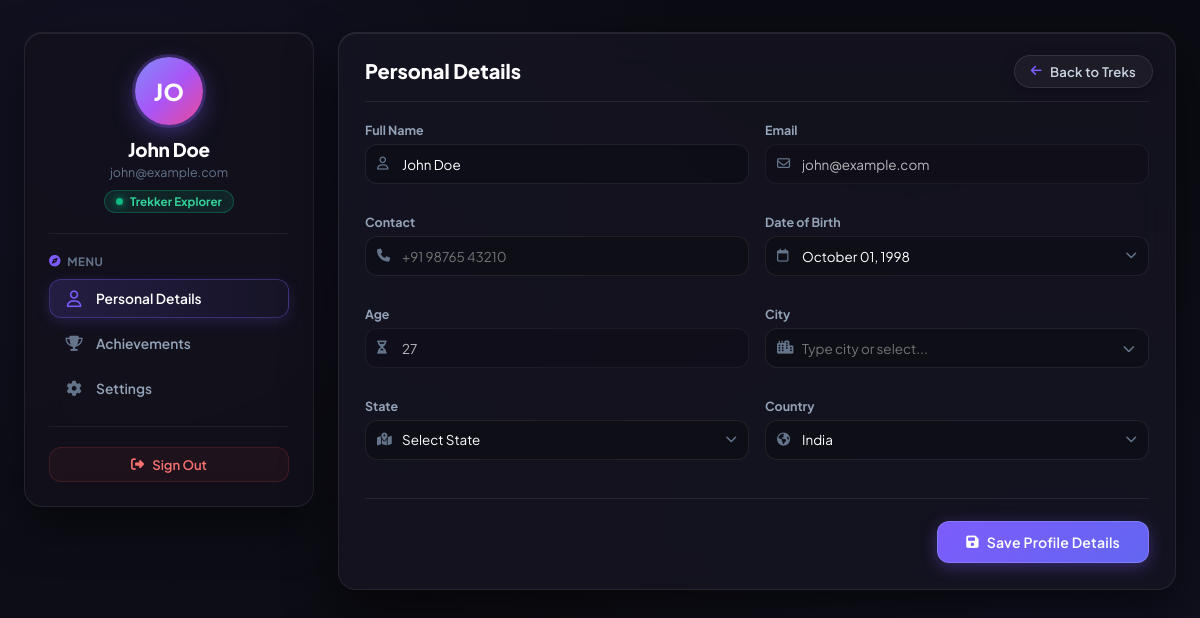
The app's page /dashboard (signed in) with its own data.
### tables this page shows
CREATE TABLE users (
            id INTEGER PRIMARY KEY AUTOINCREMENT,
            name TEXT NOT NULL,
            email TEXT NOT NULL UNIQUE COLLATE NOCASE,
            password_hash TEXT NOT NULL,
            created_at TEXT NOT NULL,
            last_login TEXT
        , phone TEXT, emergency_contact TEXT, blood_group TEXT, location TEXT, experience_level TEXT, bio TEXT, preferred_season TEXT, birthdate TEXT, age TEXT, city TEXT, state TEXT, country TEXT);

### app.py (the view, shortened to what this page needs)
@app.route('/dashboard', methods=['GET', 'POST'])
def dashboard():
    if 'user_id' not in session:
        flash('Please log in to access your dashboard.', 'warning')
        return redirect(url_for('login'))
    user = database.get_user_by_id(session['user_id'])
    if not user:
        session.clear()
        flash('User account not found. Please log in again.', 'danger')
        return redirect(url_for('login'))
    raw_achievements = database.get_user_achievements(user['id'])
    achievements = [enrich_achievement(a) for a in raw_achievements]
    return render_template('dashboard.html', user=user, achievements=achievements, all_treks=treks_data.TREKS_DATA)

### database.py (called while the page is built)
def db_query(query: str, params: tuple = (), fetchone: bool = False, commit: bool = False):
    with sqlite3.connect(DB_PATH) as conn:
        conn.row_factory = sqlite3.Row
        cur = conn.cursor()
        cur.execute(query, params)
        if commit:
            conn.commit()
        return cur.fetchone() if fetchone else cur

def get_user_by_id(user_id: int):
    row = db_query('SELECT * FROM users WHERE id = ?', (user_id,), fetchone=True)
    return dict(row) if row else None

def get_user_achievements(user_id: int):
    rows = db_query('SELECT * FROM user_achievements WHERE user_id = ? ORDER BY COALESCE(start_date, created_at) DESC, id DESC', (user_id,))
    return [dict(r) for r in rows.fetchall()]

### templates/dashboard.html (shortened to what this page needs)
<!DOCTYPE html>
<html lang="en">
<head>
    <link rel="stylesheet" href="https://cdnjs.cloudflare.com/ajax/libs/font-awesome/6.5.1/css/all.min.css">
    <link rel="stylesheet" href="{{ url_for('static', filename='css/style.css') }}">
    <link rel="stylesheet" href="{{ url_for('static', filename='css/treks.css') }}">
</head>
<body class="dark-theme">
    <main class="explorer-container" style="padding-top: 32px; padding-bottom: 80px;">
        <div class="dashboard-two-col-layout" style="display: grid; grid-template-columns: 290px 1fr; gap: 24px; align-items: start; margin: 0;">
            <aside class="dashboard-sidebar">
                <div class="sidebar-user-card">
                    <div class="sidebar-avatar">
                        {{ user.name[:2].upper() }}
                    </div>
                    <h3 class="sidebar-user-name">{{ user.name }}</h3>
                    <span class="sidebar-user-email">{{ user.email }}</span>
                    <div class="sidebar-user-badge">
                        <span class="badge-dot"></span> {{ user.experience_level or 'Trekker Explorer' }}
                    </div>
                </div>
                <div class="sidebar-divider"></div>
                <div style="display: flex; flex-direction: column; gap: 6px;">
                    <label style="font-size: 0.72rem; font-weight: 700; color: var(--text-muted); text-transform: uppercase; letter-spacing: 0.6px; margin-bottom: 4px; display: flex; align-items: center; gap: 6px;">
                        <i class="fa-solid fa-compass" style="color: var(--purple-primary);"></i> Menu
                    </label>
                    <nav class="dashboard-nav-tabs">
                        <button type="button" class="dash-tab-btn active" onclick="switchDashboardTab('personal', this)">
                            <i class="fa-regular fa-user"></i>
                            <span>Personal Details</span>
                        </button>
                        <button type="button" class="dash-tab-btn" onclick="switchDashboardTab('achievements', this)">
                            <i class="fa-solid fa-trophy"></i>
                            <span>Achievements</span>
                        </button>
                        <button type="button" class="dash-tab-btn" onclick="switchDashboardTab('settings', this)">
                            <i class="fa-solid fa-gear"></i>
                            <span>Settings</span>
                        </button>
                    </nav>
                </div>
                <div class="sidebar-divider" style="margin-top: auto;"></div>
                <div class="sidebar-bottom-actions">
                    <a href="{{ url_for('logout') }}" class="btn-dash-action-danger">
                        <i class="fa-solid fa-right-from-bracket"></i> Sign Out
                    </a>
                </div>
            </aside>
            <section class="dashboard-content-panel">
                <a href="{{ url_for('treks') }}" class="dash-corner-back-btn" title="Back to Treks">
                    <i class="fa-solid fa-arrow-left"></i>
                    <span>Back to Treks</span>
                </a>
                <div class="dash-tab-pane active" id="tab-personal">
                    <div class="pane-header">
                        <h3 class="pane-title">Personal Details</h3>
                    </div>
                    <form action="{{ url_for('dashboard') }}" method="POST" class="profile-details-form">
                        <div class="form-grid-2">
                            <div class="dash-form-group">
                                <label class="dash-form-label">Full Name</label>
                                <div class="dash-input-wrap">
                                    <input type="text" name="name" class="dash-input" value="{{ user.name }}" required>
                                    <i class="fa-regular fa-user dash-input-icon"></i>
                                </div>
                            </div>
                            <div class="dash-form-group">
                                <label class="dash-form-label">Email</label>
                                <div class="dash-input-wrap">
                                    <input type="email" class="dash-input" value="{{ user.email }}" disabled style="opacity: 0.7; cursor: not-allowed;">
                                    <i class="fa-regular fa-envelope dash-input-icon"></i>
                                </div>
                            </div>
                            <div class="dash-form-group">
                                <label class="dash-form-label">Contact</label>
                                <div class="dash-input-wrap">
                                    <input type="tel" name="phone" class="dash-input" placeholder="+91 98765 43210" value="{{ user.phone or '' }}">
                                    <i class="fa-solid fa-phone dash-input-icon"></i>
                                </div>
                            </div>
                            <div class="dash-form-group">
                                <label class="dash-form-label">Date of Birth</label>
                                <div class="wheel-picker-container" id="wheelPickerContainer">
                                    <div class="dash-input-wrap">
                                        <input type="text" id="dobDisplayInput" class="dash-input" placeholder="Select Date of Birth" readonly style="cursor: pointer;" onclick="toggleWheelPicker()">
                                        <i class="fa-regular fa-calendar dash-input-icon"></i>
                                        <i class="fa-solid fa-chevron-down wheel-trigger-arrow"></i>
                                    </div>
                                </div>
                            </div>
                            <div class="dash-form-group">
                                <label class="dash-form-label">Age</label>
                                <div class="dash-input-wrap">
                                    <input type="number" name="age" id="ageInput" class="dash-input" placeholder="Auto from DOB" value="{{ user.age or '' }}" readonly style="opacity: 0.7; cursor: not-allowed;">
                                    <i class="fa-solid fa-hourglass-half dash-input-icon"></i>
                                </div>
                            </div>
                            <div class="dash-form-group" style="position: relative;" id="cityComboboxGroup">
                                <label class="dash-form-label">City</label>
                                <div class="dash-input-wrap">
                                    <input type="text" name="city" id="cityInput" class="dash-input" placeholder="Type city or select..." value="{{ user.city or '' }}" autocomplete="off" oninput="handleCityInput(this.value)" onfocus="showCityDropdown()" onkeydown="handleCityKeydown(event)">
                                    <i class="fa-solid fa-city dash-input-icon"></i>
                                    <button type="button" class="btn-city-dropdown-toggle" id="cityToggleBtn" onclick="toggleCityDropdownDirect(event)">
                                        <i class="fa-solid fa-chevron-down"></i>
                                    </button>
                                </div>
                            </div>
                            <div class="dash-form-group">
                                <label class="dash-form-label">State</label>
                                <div class="dash-select-wrap">
                                    <select name="state" id="stateInput" class="dash-select">
                                        <option value="" disabled {{ 'selected' if not user.state }}>Select State</option>
                                    </select>
                                    <i class="fa-solid fa-map-location-dot dash-input-icon"></i>
                                    <i class="fa-solid fa-chevron-down dash-select-arrow"></i>
                                </div>
                            </div>
                            <div class="dash-form-group">
                                <label class="dash-form-label">Country</label>
                                <div class="dash-select-wrap">
                                    <select name="country" id="countryInput" class="dash-select">
                                        <option value="India" {{ 'selected' if user.country in ['India', '', None] }}>India</option>
                                    </select>
                                    <i class="fa-solid fa-earth-americas dash-input-icon"></i>
                                    <i class="fa-solid fa-chevron-down dash-select-arrow"></i>
                                </div>
                            </div>
                        </div>
                        <div class="form-submit-row" style="margin-top: 24px;">
                            <button type="submit" class="btn btn-primary" style="width: auto; padding: 0 28px; height: 42px;">
                                <i class="fa-solid fa-floppy-disk"></i> Save Profile Details
                            </button>
                        </div>
                    </form>
                </div>
            </section>
        </div>
    </main>
</body>
</html>

### static/css/style.css (style rules this page uses)
:root { --bg-main: #0c0d14; --card-bg: rgba(22, 20, 34, 0.85); --card-inner-bg: rgba(32, 29, 48, 0.7); --input-bg: rgba(24, 22, 36, 0.8); --input-border: rgba(255, 255, 255, 0.1); --input-focus: #8b5cf6; --input-focus-ring: rgba(139, 92, 246, 0.25); --text-primary: #ffffff; --text-secondary: #94a3b8; --text-muted: #64748b; --accent-purple: #7c5cfc; --accent-purple-hover: #6c4af5; --accent-purple-gradient: linear-gradient(135deg, #7c5cfc 0%, #6366f1 100%); --accent-link: #a78bfa; --danger: #ef4444; --danger-bg: rgba(239, 68, 68, 0.15); --success: #10b981; --success-bg: rgba(16, 185, 129, 0.15); --radius-sm: 8px; --radius-md: 12px; --radius-lg: 18px; --radius-full: 9999px; --transition: 0.25s cubic-bezier(0.4, 0, 0.2, 1); }
* { margin: 0; padding: 0; box-sizing: border-box; font-family: 'Plus Jakarta Sans', -apple-system, BlinkMacSystemFont, 'Segoe UI', Roboto, sans-serif; }
.btn { height: 42px; border-radius: var(--radius-md); font-size: 0.88rem; font-weight: 600; letter-spacing: 0.2px; cursor: pointer; display: inline-flex; align-items: center; justify-content: center; gap: 8px; border: none; transition: all var(--transition); position: relative; padding: 0 20px; }
.btn-primary { background: var(--accent-purple-gradient); color: #ffffff; border: 1px solid rgba(255, 255, 255, 0.15); box-shadow: 0 4px 16px rgba(124, 92, 252, 0.35); margin-top: 4px; }

### records on screen
users: name "JO", name "John Doe", email "john@example.com"

### other values on screen
{{ user.experience_level or 'Trekker Explorer' }} "Trekker Explorer"
